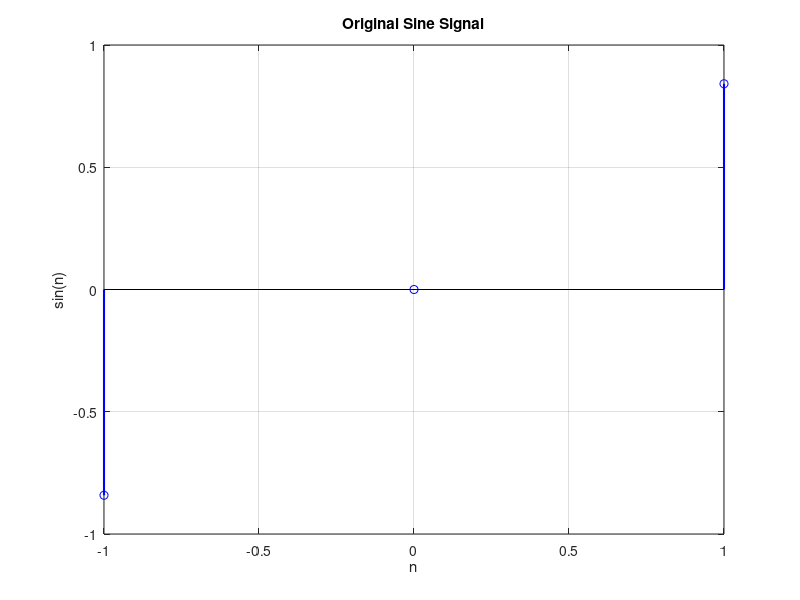
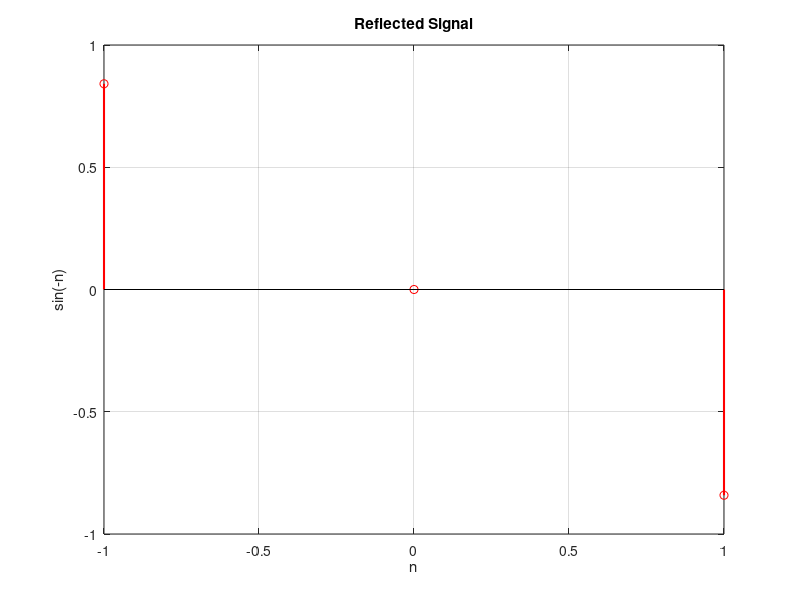
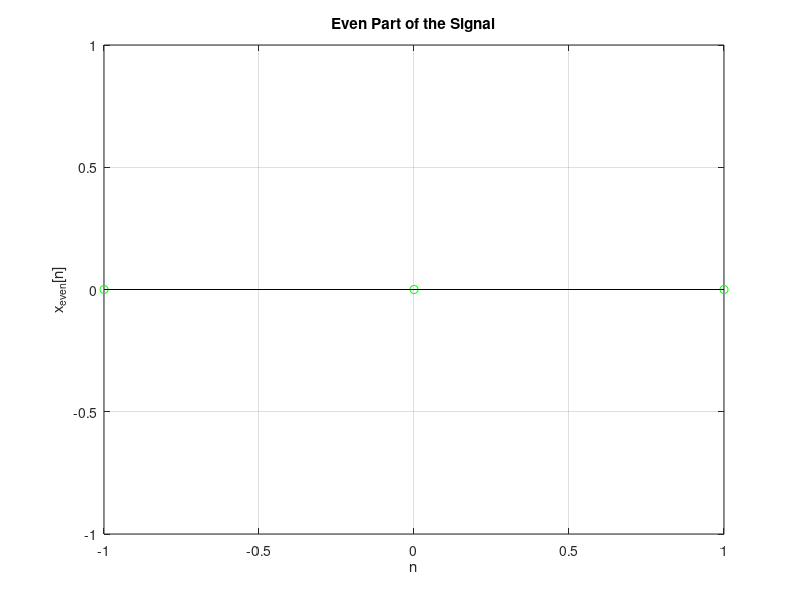
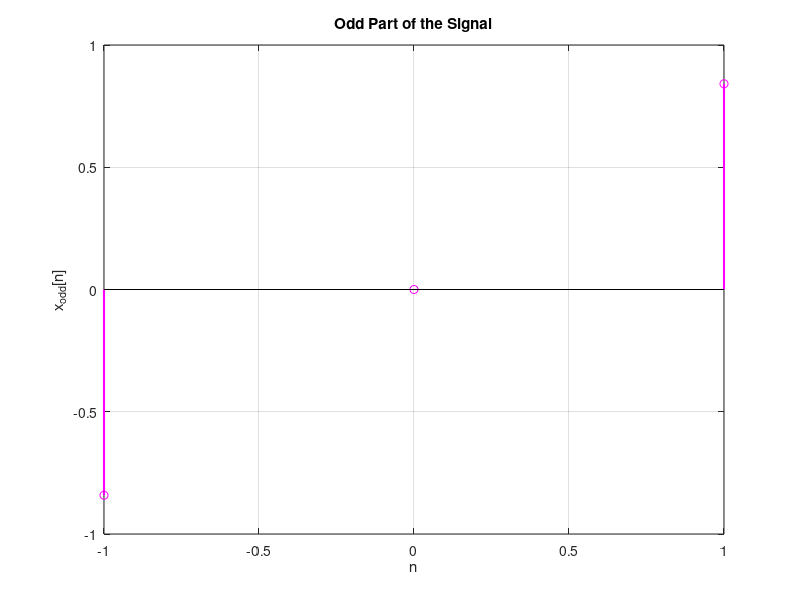

These figures' MATLAB source, in order:
clc; close all; clear;

% Define the input signal x[n]
n = -1:1;
x = sin(n);
% Display input signal
disp('Input Signal');
disp(x);

% Define the reflected signal
x_ref = sin(-n);
% Display reflected signal
disp('Reflected Signal');
disp(x_ref);

% Calculate the even part of the signal
x_even = (x + x_ref) / 2;
% Display even part
disp('Even Part');
disp(x_even);

% Calculate the odd part of the signal
x_odd = (x - x_ref) / 2;
% Display odd part
disp('Odd Part');
disp(x_odd);

% Reconstruct the signal from its even and odd parts
x_recon = x_even + x_odd;
% Display reconstructed signal
disp('Reconstructed Signal');
disp(x_recon);

% Plot the original sine signal
figure;
stem(n, x, 'b', 'LineWidth', 1.5);
title('Original Sine Signal');
xlabel('n');
ylabel('sin(n)');
grid on;

% Plot the reflected signal
figure;
stem(n, x_ref, 'r', 'LineWidth', 1.5);
title('Reflected Signal');
xlabel('n');
ylabel('sin(-n)');
grid on;

% Plot the even part of the signal
figure;
stem(n, x_even, 'g', 'LineWidth', 1.5);
title('Even Part of the Signal');
xlabel('n');
ylabel('x_{even}[n]');
grid on;

% Plot the odd part of the signal
figure;
stem(n, x_odd, 'm', 'LineWidth', 1.5);
title('Odd Part of the Signal');
xlabel('n');
ylabel('x_{odd}[n]');
grid on;

% Plot the reconstructed signal
figure;
stem(n, x_recon, 'k', 'LineWidth', 1.5);
title('Reconstructed Signal');
xlabel('n');
ylabel('x_{recon}[n]');
grid on;
